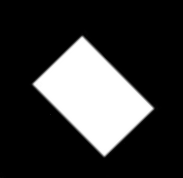
#> input picture OpenCV/3_Image Processing/Capture.PNG, 183 x 178 px, found by its file name
$ python contour_features.py
#> lines starting #> are read from the running program, lines starting #| are printed output that depends on the picture; after the words box and inside, x2 and y2 are one past the last pixel; in counts of white or black regions, pixels touching at a corner belong together
# image moments used to calculate center of mass, area etc.

import cv2
import numpy as np

img = cv2.imread("capture.png", 0)
#> img: shape (178, 183); min 0, max 255, mean 55.7
ret, thresh = cv2.threshold(img, 127, 255, 0)
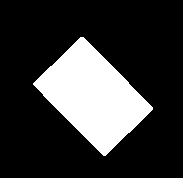
#> thresh: shape (178, 183); 21.9% white; 1 white region

# recall: contours is a list, or tree of lists of points
# hierarchy is how the shapes relate to each other
    # ex. if they're on top of each other
# note: cv2.findContours eats the image while finding contours,
    # so need to copy it to print the contours in colour
contours, hierarchy = cv2.findContours(thresh.copy(), cv2.RETR_TREE, cv2.CHAIN_APPROX_SIMPLE)
#> contours = 1 contour; box (x1, y1, x2, y2) and area: (33, 37, 153, 156) 7010
#print(contours[0])
#print(hierarchy[:3])

cnt = contours[0]
#> cnt = contour of 16 points, box (x1, y1, x2, y2) (33, 37, 153, 156), area 7010
M = cv2.moments(cnt)
#> M = moments, m00 7009.5, centre m10/m00, m01/m00 = (92.69, 95.8)
#print(M)

# from moments, extract data like area, centroid etc.
    # Cx = M10/M00, Cy = M01/M00
cx = int(M['m10']/M['m00'])
#> cx = 92
cy = int(M['m01']/M['m00'])
#> cy = 95

# contour area from cv2.contourArea() or from moment M['m00']
area = cv2.contourArea(cnt)
#> area = 7009.5
#print(int(area) == int(M['m00']))  # True

# contour perimeter, aka arc length
    # arg2 specifies whether shape is a closed contour or just a curve
perimeter = cv2.arcLength(cnt, True)
#> perimeter = 338.7

# contour approx. approximates a contour to another shape with fewer vertices
    # epsilon --> max distance from contour to approx. contour (accuracy)
    # need to choose epsilon carefully
# returns another set of (x, y) points
epsilon = 0.1 * perimeter
#> epsilon = 33.87
approx = cv2.approxPolyDP(cnt, epsilon, True)
#> approx = [[80, 37], [33, 84], [105, 155], [152, 107]]

# convex hull checks curve for convexity defects and corrects it
# convex curves are always bulged out or at least flat
    # bulge inside = convexity defect
# points --> contours to pass into
# hull --> output, usually avoid it
# clockwise --> if true, then oriented clockwise
# returnPoints --> if true, returns coordinates of the hull points
    # else returns indices of contour points corresponding to hull points
#hull = cv2.convexHull(points[, hull[, clockwise[, returnPoints]]
#hull = cv2.convexHull(cnt, returnPoints = False)
    # note: can't drawContour if returnPoints = False
hull = cv2.convexHull(cnt)
#> hull = contour of 12 points, box (x1, y1, x2, y2) (33, 37, 153, 156), area 7052
#print(hull)

# check if a curve is convex or not
    # returns true or alse
k = cv2.isContourConvex(cnt)
#> k = False
#print(k)

# straight bounding rectangle: doesn't consider rotation of object
# let (x, y) be top-left coordinates and (w, h) be width and height
x, y, w, h = cv2.boundingRect(cnt)
#> x = 33; y = 37; w = 120; h = 119
img = cv2.cvtColor(img, cv2.COLOR_GRAY2BGR)
#> img: shape (178, 183, 3)
#img = cv2.rectangle(img, (x, y), (x+w, y+h), (0, 255, 0), 2)

# rotated rectangle draws bounding box with minimum area
# returns top-left coner (x, y), (width, height), angle of rotation
# but to draw need to obtain 4 corners from cv2.boxPoints()
rect = cv2.minAreaRect(cnt)
#> rect = ((92.75, 95.75), (69.3, 102.5), -45)
box = cv2.boxPoints(rect)
#> box = [[104.5, 156.5], [32, 84], [81, 35], [153.5, 107.5]]
box = np.int0(box)
#> box = [[104, 156], [32, 83], [81, 35], [153, 107]]
#img = cv2.drawContours(img, [box], 0, (0, 0, 255), 2)

# the minimum enclosing circle completely covers object with minimum area
(x, y), radius = cv2.minEnclosingCircle(cnt)
#> x = 92.5; y = 96; radius = 60.9
center = (int(x), int(y))
#> center = (92, 96)
radius = int(radius)
#> radius = 60
#img = cv2.circle(img, center, radius, (0, 255, 0), 2)

# fit ellipse: returns rotated rectangle in which the ellipse is inscribed
# note: doesn't necessarily completely cover object
ellipse = cv2.fitEllipse(cnt)
#> ellipse = ((91.2, 97.06), (101.3, 119.3), 145.9)
#img = cv2.ellipse(img, ellipse, (0, 255, 0), 2)

# approximate fitting a straight line
# returns a parallel normalized vector (vx, vy) and a point on the line (x, y)
rows, cols = img.shape[:2]
#> rows = 178; cols = 183
[vx, vy, x, y] = cv2.fitLine(cnt, cv2.DIST_L2, 0, 0, 0.01, 0.01)
#> vx = [0.84]; vy = [0.543]; x = [90.06]; y = [94.81]
# calculate y-intercepts with the image boundaries
lefty = int((-x * vy / vx) + y)
#> lefty = 36
righty = int(((cols - x) * vy / vx) + y)
#> righty = 154
img = cv2.line(img, (cols - 1, righty), (0, lefty), (0, 255, 0), 2)
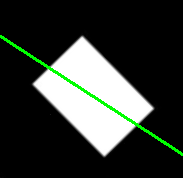
#> img: shape (178, 183, 3); mean B, G, R 53.2, 58.5, 53.2

# note: hull must be passed as an array, else each point is treated as a contour
#img = cv2.drawContours(img, [hull], -1, (0, 255, 0), 3)
cv2.imshow("with contours", img)
cv2.waitKey(0)
cv2.destroyAllWindows()
